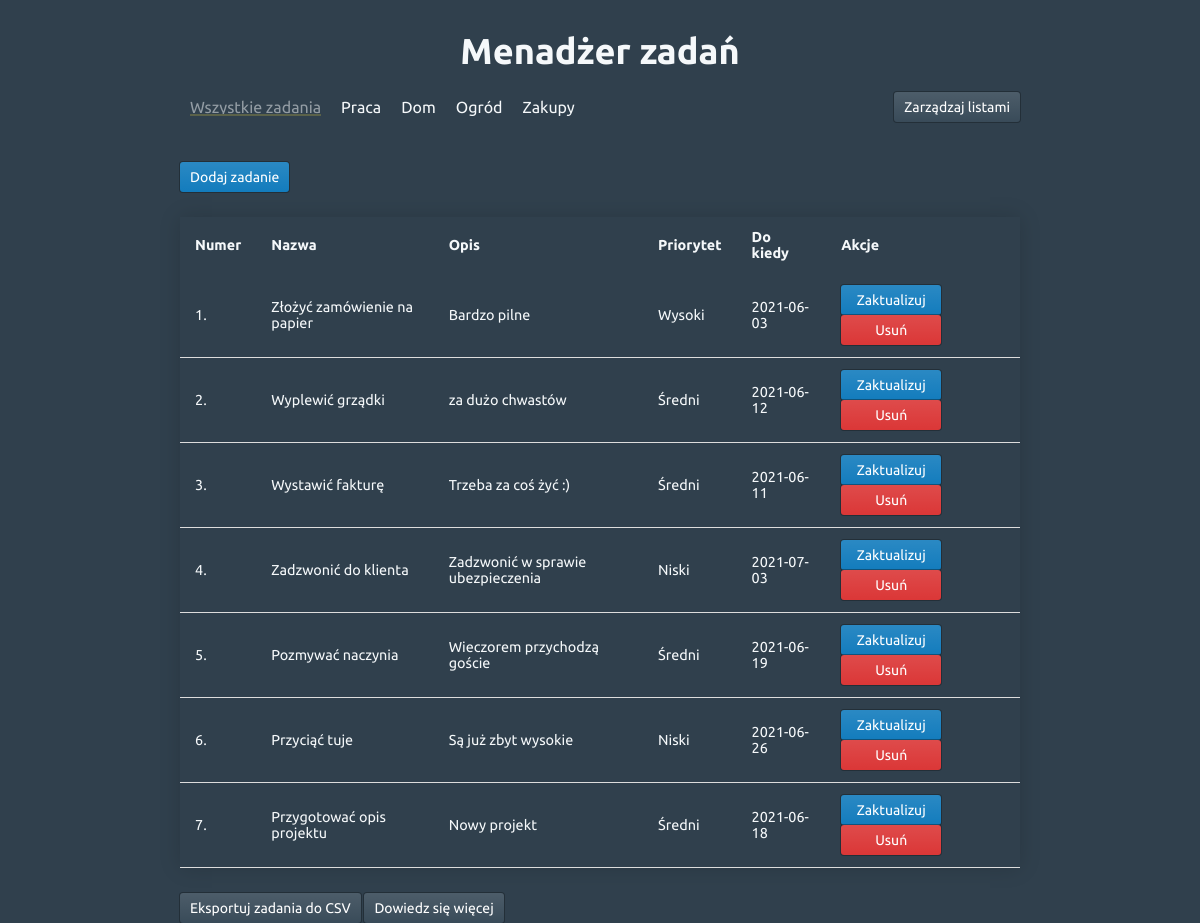
Page /app/index.php on the committed database.
### tables this page shows
CREATE TABLE `tbl_lists` (
  `list_id` int(10) UNSIGNED NOT NULL,
  `list_name` varchar(50) NOT NULL,
  `list_description` varchar(150) DEFAULT NULL
);

CREATE TABLE `tbl_tasks` (
  `task_id` int(10) UNSIGNED NOT NULL,
  `task_name` varchar(150) NOT NULL,
  `task_description` text NOT NULL,
  `list_id` int(11) NOT NULL,
  `priority` varchar(10) NOT NULL,
  `deadline` date NOT NULL
);

### app/index.php (the view, shortened to what this page needs)
<html>
<head>
    <link rel="stylesheet" href="<?php echo SITEURL; ?>css/style.css" />
    <link rel="stylesheet" href="<?php echo SITEURL; ?>css/toast.css" />
</head>
<body>
    <div class="wrapper">
        <h1>Menadżer zadań</h1>
        <div class="subheader-tabs">
            <a class="subheader-item <?php echo isset($_GET['list_id']) ? "" : "subheader-item--active" ?>" href="<?php echo SITEURL; ?>">Wszystkie zadania</a>
            <?php
            $conn = mysqli_connect(DB_HOST, DB_USERNAME, DB_PASSWORD) or die(mysqli_error($conn));
            $sql = "SELECT * FROM tbl_lists";
            $res = mysqli_query($conn, $sql);
            if ($res == true) {
                while ($row2 = mysqli_fetch_assoc($res)) {
                    $list_id = $row2['list_id'];
                    $list_name = $row2['list_name'];
            ?>
                    <a class="subheader-item <?php echo isset($_GET['list_id']) && $_GET['list_id'] == $list_id ? "subheader-item--active" : "" ?>" href="<?php echo SITEURL; ?>list-task.php?list_id=<?php echo $list_id; ?>"><?php echo $list_name; ?></a>
            <?php
                }
            }
            ?>
            <button class="btn btn-secondary" id="btn-task-management">Zarządzaj listami</button>
        </div>
        <div class="all-tasks">
            <button id="btn-add-task" class="btn btn-primary">Dodaj zadanie</button>
            <table class="styled-table">
                <thead>
                    <tr>
                        <th>Numer</th>
                        <th>Nazwa</th>
                        <th>Opis</th>
                        <th>Priorytet</th>
                        <th>Do kiedy</th>
                        <th>Akcje</th>
                    </tr>
                </thead>
                <tbody>
                    <?php
                    $conn2 = mysqli_connect(DB_HOST, DB_USERNAME, DB_PASSWORD) or die(mysqli_error($conn2));
                    $sql2 = "SELECT * FROM tbl_tasks";
                    $res2 = mysqli_query($conn2, $sql2);
                    if ($res2 == true) {
                        $count_rows = mysqli_num_rows($res2);
                        $sn = 1;
                        if ($count_rows > 0) {
                            while ($row = mysqli_fetch_assoc($res2)) {
                                $task_id = $row['task_id'];
                                $task_name = $row['task_name'];
                                $task_desc = $row['task_description'];
                                $priority = $row['priority'];
                                $deadline = $row['deadline'];
                    ?>
                                <tr>
                                    <td><?php echo $sn++; ?>. </td>
                                    <td><?php echo $task_name; ?></td>
                                    <td><?php echo $task_desc; ?></td>
                                    <td><?php echo $priority; ?></td>
                                    <td><?php echo $deadline; ?></td>
                                    <td>
                                        <a class="btn btn-primary" href="<?php echo SITEURL; ?>update-task.php?task_id=<?php echo $task_id; ?>">Zaktualizuj </a>
                                        <a class="btn btn-danger" href="<?php echo SITEURL; ?>delete-task.php?task_id=<?php echo $task_id; ?>">Usuń</a>
                                    </td>
                                </tr>
                            <?php
                            }
                        } else {
                            ?>
                            <tr>
                                <td colspan="5">Brak dodanych zadań.</td>
                            </tr>
                    <?php
                        }
                    }
                    ?>
                </tbody>
            </table>
            <div class="main-page-buttons-wrapper">
                <button class="btn btn-secondary" onclick="exportToCsv()">Eksportuj zadania do CSV</button>
                <button class="btn btn-secondary" onclick="toLearnMore()">Dowiedz się więcej</button>
            </div>
        </div>
    </div>
</body>
</html>

### app/css/style.css (style rules this page uses)
* { margin: 0; padding: 0; font-family: 'Ubuntu', sans-serif; text-decoration: none; outline: none; box-sizing: border-box; background-color: #30404d; color: #f5f8fa; }
.wrapper { display: flex; flex-direction: column; align-items: center; justify-content: center; padding-top: 30px; width: 70%; margin: auto; }
h1 { font-size: 36px; font-weight: 700; padding-bottom: 20px; }
.subheader-tabs { display: flex; flex-direction: row; text-align: center; padding-bottom: 40px; width: 100%; }
.subheader-tabs .subheader-item { display: flex; position: relative; flex-direction: column; justify-content: center; margin: 0 10px; color: #f5f8fa; text-decoration: none !important; align-self: center; transition: opacity .2s ease-in; }
.subheader-tabs .subheader-item.subheader-item--active { opacity: 0.5; }
.subheader-tabs .subheader-item::after { background: none repeat scroll 0 0 transparent; bottom: 0; content: ""; display: block; height: 2px; left: 50%; position: absolute; background: #878447; transition: width 0.3s ease 0s, left 0.3s ease 0s; width: 0; }
.subheader-tabs .subheader-item.subheader-item--active::after { width: 100%; left: 0; }
.subheader-tabs button { margin-left: auto; }
.btn { cursor: pointer; box-shadow: 0 0 0 1px rgb(16 22 26 / 40%); color: #fff; display: inline-flex; align-items: center; border: none; border-radius: 3px; font-size: 14px; justify-content: center; padding: 5px 10px; text-align: left; vertical-align: middle; min-height: 30px; min-width: 30px; background-image: linear-gradient(180deg,hsla(0,0%,100%,.1),hsla(0,0%,100%,0)); }
.btn-primary { background-color: #137cbd; }
.btn-secondary { background-color: #394b59; }
.btn-danger { background-color: #db3737; }
a.btn { width: 100px; }
.all-tasks { width: 100%; }
.styled-table { border-collapse: collapse; margin: 25px 0; font-size: 0.9em; font-family: sans-serif; min-width: 400px; width: 100%; box-shadow: 0 0 20px rgba(0, 0, 0, 0.15); }
.styled-table thead tr { text-align: left; }
.styled-table th, .styled-table td { padding: 12px 15px; }
.styled-table tbody tr { border-bottom: 1px solid #dddddd; }

### app/css/toast.css (style rules this page uses)
:root { --toast-border-radius: .5rem; --toast-offset: 100px; }

### rows in the picture
tbl_lists: list_name "Praca"
tbl_lists: list_name "Dom"
tbl_lists: list_name "Ogród"
tbl_lists: list_name "Zakupy"
tbl_tasks: task_name "Złożyć zamówienie na papier", task_description "Bardzo pilne", priority "Wysoki", deadline "2021-06-03"
tbl_tasks: task_name "Wyplewić grządki", task_description "za dużo chwastów", priority "Średni", deadline "2021-06-12"
tbl_tasks: task_name "Wystawić fakturę", task_description "Trzeba za coś żyć :)", priority "Średni", deadline "2021-06-11"
tbl_tasks: task_name "Zadzwonić do klienta", task_description "Zadzwonić w sprawie ubezpieczenia", priority "Niski", deadline "2021-07-03"
tbl_tasks: task_name "Pozmywać naczynia", task_description "Wieczorem przychodzą goście", priority "Średni", deadline "2021-06-19"
tbl_tasks: task_name "Przyciąć tuje", task_description "Są już zbyt wysokie", priority "Niski", deadline "2021-06-26"
tbl_tasks: task_name "Przygotować opis projektu", task_description "Nowy projekt", priority "Średni", deadline "2021-06-18"
